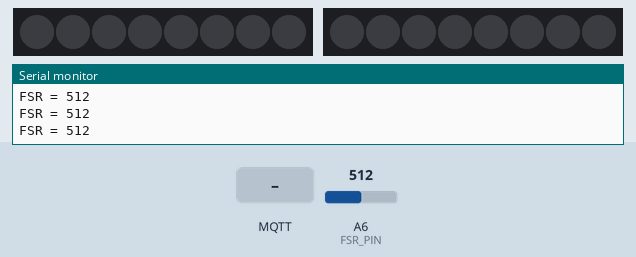
Bench run of a sketch on a simulated Arduino MKR. On the bench: 2 × 8 RGB LEDs in strip order, left to right, the last lines printed to the serial monitor. The test bench sets the inputs (shaded band); at power-on: A6 (FSR_PIN) = 512 (analog values on the 0–1023 scale). WiFi joins after 1.5 s; servers stay silent unless stated; no MQTT or app messages arrive unless stated.

Above: at 4.7 s.
4.8 s: MQTT message "off" arrives on the first subscribed topic
At 4.97 s:
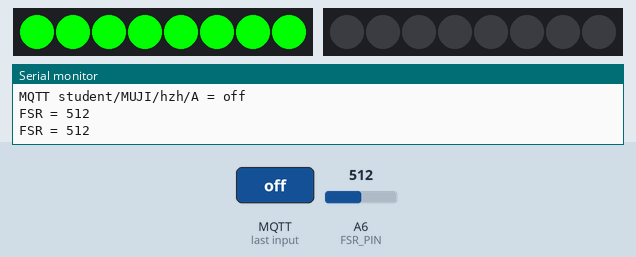
7.8 s: MQTT message "on" arrives on the second subscribed topic
At 8.5 s:
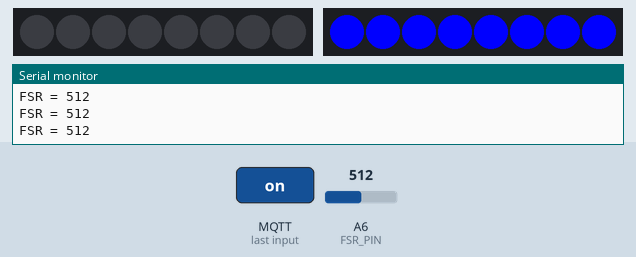
9.3 s: MQTT message "on" arrives on the first subscribed topic
At 10.0 s:
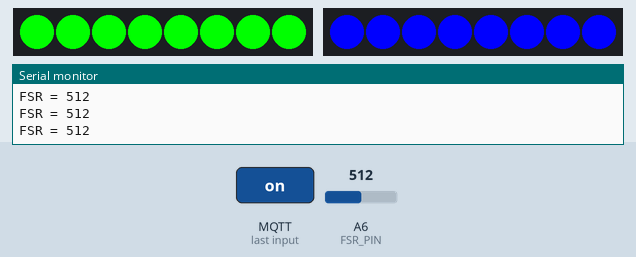
Timing chart, 0 to 12.3 s (numbered marks = the images above; inputs shaded):
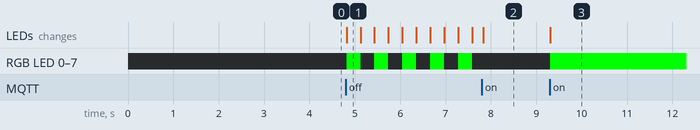

The sketch:

mqtt_C.ino
```cpp
#include <WiFiNINA.h>
#include <PubSubClient.h>
#include <Adafruit_NeoPixel.h>

// ========= WiFi =========
char ssid[] = "CE-Hub-Student";
char pass[] = "casa-ce-gagarin-public-service";

// ========= MQTT =========
const char* mqtt_host = "mqtt.cetools.org";
const int   mqtt_port = 1884;
const char* mqtt_user = "student";
const char* mqtt_pass = "ce2021-mqtt-forget-whale";

// ========= Topics =========
const char* pub_topic_C = "student/MUJI/hzh/C";
const char* sub_topic_A = "student/MUJI/hzh/A";
const char* sub_topic_B = "student/MUJI/hzh/B";

WiFiClient wifiClient;
PubSubClient mqttClient(wifiClient);

// ========= FSR =========
const int FSR_PIN = A6;

// Pressure detected  -> ON
// No pressure        -> OFF
const int PRESS_ON_THRESHOLD    = 320;
const int RELEASE_OFF_THRESHOLD = 260;

const int REQUIRED_STABLE_COUNT = 3;

const int SAMPLE_COUNT = 10;
const int SAMPLE_DELAY_MS = 3;

// ========= LED =========
#define LED1_PIN 6
#define LED2_PIN 7
#define LED_COUNT 8

Adafruit_NeoPixel led1(LED_COUNT, LED1_PIN, NEO_GRB + NEO_KHZ800);  // controlled by topic A
Adafruit_NeoPixel led2(LED_COUNT, LED2_PIN, NEO_GRB + NEO_KHZ800);  // controlled by topic B

// ========= LED State Machine =========
enum LedMode {
  LED_OFF,
  LED_ON,
  LED_BLINKING_OFF
};

// LED1 -> topic A -> green
LedMode led1Mode = LED_OFF;
unsigned long led1BlinkStartMs = 0;
unsigned long led1LastToggleMs = 0;
bool led1BlinkVisible = false;

// LED2 -> topic B -> blue
LedMode led2Mode = LED_OFF;
unsigned long led2BlinkStartMs = 0;
unsigned long led2LastToggleMs = 0;
bool led2BlinkVisible = false;

const unsigned long BLINK_DURATION_MS = 3000;
const unsigned long BLINK_INTERVAL_MS = 250;

// ========= FSR State =========
bool currentStateCOn = false;   // true = pressure detected = ON
bool lastSentStateCOn = false;

int pressStableCount = 0;
int releaseStableCount = 0;

unsigned long lastPublishMs = 0;
const unsigned long republishInterval = 5000;

// ===== Helper: set full strip color =====
void setStripColor(Adafruit_NeoPixel &strip, uint32_t color) {
  for (int i = 0; i < LED_COUNT; i++) {
    strip.setPixelColor(i, color);
  }
  strip.show();
}

// ===== Render LED1 based on current mode =====
void renderLed1() {
  if (led1Mode == LED_ON) {
    setStripColor(led1, led1.Color(0, 255, 0));
  }
  else if (led1Mode == LED_OFF) {
    setStripColor(led1, led1.Color(0, 0, 0));
  }
  else if (led1Mode == LED_BLINKING_OFF) {
    if (led1BlinkVisible)
      setStripColor(led1, led1.Color(0, 255, 0));
    else
      setStripColor(led1, led1.Color(0, 0, 0));
  }
}

// ===== Render LED2 based on current mode =====
void renderLed2() {
  if (led2Mode == LED_ON) {
    setStripColor(led2, led2.Color(0, 0, 255));
  }
  else if (led2Mode == LED_OFF) {
    setStripColor(led2, led2.Color(0, 0, 0));
  }
  else if (led2Mode == LED_BLINKING_OFF) {
    if (led2BlinkVisible)
      setStripColor(led2, led2.Color(0, 0, 255));
    else
      setStripColor(led2, led2.Color(0, 0, 0));
  }
}

// ===== Topic A received ON =====
void led1TurnOn() {
  led1Mode = LED_ON;
  led1BlinkVisible = true;
  renderLed1();
}

// ===== Topic A received OFF =====
void led1StartBlinkingOff() {
  led1Mode = LED_BLINKING_OFF;
  led1BlinkStartMs = millis();
  led1LastToggleMs = millis();
  led1BlinkVisible = true;
  renderLed1();
}

// ===== Topic B received ON =====
void led2TurnOn() {
  led2Mode = LED_ON;
  led2BlinkVisible = true;
  renderLed2();
}

// ===== Topic B received OFF =====
void led2StartBlinkingOff() {
  led2Mode = LED_BLINKING_OFF;
  led2BlinkStartMs = millis();
  led2LastToggleMs = millis();
  led2BlinkVisible = true;
  renderLed2();
}

// ===== Update blinking logic in loop =====
void updateBlinkingLEDs() {
  unsigned long now = millis();

  // LED1
  if (led1Mode == LED_BLINKING_OFF) {
    if (now - led1BlinkStartMs >= BLINK_DURATION_MS) {
      led1Mode = LED_OFF;
      led1BlinkVisible = false;
      renderLed1();
    }
    else if (now - led1LastToggleMs >= BLINK_INTERVAL_MS) {
      led1BlinkVisible = !led1BlinkVisible;
      led1LastToggleMs = now;
      renderLed1();
    }
  }

  // LED2
  if (led2Mode == LED_BLINKING_OFF) {
    if (now - led2BlinkStartMs >= BLINK_DURATION_MS) {
      led2Mode = LED_OFF;
      led2BlinkVisible = false;
      renderLed2();
    }
    else if (now - led2LastToggleMs >= BLINK_INTERVAL_MS) {
      led2BlinkVisible = !led2BlinkVisible;
      led2LastToggleMs = now;
      renderLed2();
    }
  }
}

// ===== MQTT callback =====
void onMqttMessage(char* topic, byte* payload, unsigned int length) {
  String topicStr = String(topic);
  String msg = "";

  for (unsigned int i = 0; i < length; i++) {
    msg += (char)payload[i];
  }

  msg.trim();

  Serial.print("MQTT ");
  Serial.print(topicStr);
  Serial.print(" = ");
  Serial.println(msg);

  // Topic A controls LED1
  if (topicStr == sub_topic_A) {
    if (msg == "on") {
      led1TurnOn();
    }
    else if (msg == "off") {
      led1StartBlinkingOff();
    }
  }

  // Topic B controls LED2
  if (topicStr == sub_topic_B) {
    if (msg == "on") {
      led2TurnOn();
    }
    else if (msg == "off") {
      led2StartBlinkingOff();
    }
  }
}

// ===== Connect WiFi =====
void connectWiFi() {
  while (WiFi.status() != WL_CONNECTED) {
    Serial.print("Connecting WiFi...");
    WiFi.begin(ssid, pass);
    delay(2000);
  }

  Serial.println("WiFi connected");
}

// ===== Connect MQTT =====
void connectMQTT() {
  mqttClient.setServer(mqtt_host, mqtt_port);
  mqttClient.setCallback(onMqttMessage);

  while (!mqttClient.connected()) {
    String clientId = "MKR1010-";
    clientId += String((uint32_t)WiFi.localIP(), HEX);

    if (mqttClient.connect(clientId.c_str(), mqtt_user, mqtt_pass)) {
      Serial.println("MQTT connected");
      mqttClient.subscribe(sub_topic_A);
      mqttClient.subscribe(sub_topic_B);
    }
    else {
      Serial.print("MQTT failed rc=");
      Serial.println(mqttClient.state());
      delay(2000);
    }
  }
}

// ===== Read averaged FSR value =====
int readFSR() {
  long sum = 0;

  for (int i = 0; i < SAMPLE_COUNT; i++) {
    sum += analogRead(FSR_PIN);
    delay(SAMPLE_DELAY_MS);
  }

  return sum / SAMPLE_COUNT;
}

// ===== Publish C =====
void publishStateC(bool stateOn) {
  const char* payload = stateOn ? "on" : "off";

  Serial.print("Publish C = ");
  Serial.println(payload);

  mqttClient.publish(pub_topic_C, payload, true);
}

// ===== FSR debounce logic =====
// true  -> pressure detected -> ON
// false -> no pressure       -> OFF
void updateFSRState(int fsrValue) {
  if (!currentStateCOn) {
    // Currently OFF, check whether it should become ON
    if (fsrValue >= PRESS_ON_THRESHOLD) {
      pressStableCount++;
      releaseStableCount = 0;

      if (pressStableCount >= REQUIRED_STABLE_COUNT) {
        currentStateCOn = true;
        pressStableCount = 0;
        releaseStableCount = 0;
      }
    }
    else {
      pressStableCount = 0;
    }
  }
  else {
    // Currently ON, check whether it should become OFF
    if (fsrValue <= RELEASE_OFF_THRESHOLD) {
      releaseStableCount++;
      pressStableCount = 0;

      if (releaseStableCount >= REQUIRED_STABLE_COUNT) {
        currentStateCOn = false;
        pressStableCount = 0;
        releaseStableCount = 0;
      }
    }
    else {
      releaseStableCount = 0;
    }
  }
}

void setup() {
  Serial.begin(115200);
  while (!Serial) {}

  analogReadResolution(10);

  led1.begin();
  led2.begin();

  led1.setBrightness(255);
  led2.setBrightness(255);

  led1.clear();
  led2.clear();
  led1.show();
  led2.show();

  connectWiFi();
  connectMQTT();

  int fsrValue = readFSR();
  int midThreshold = (PRESS_ON_THRESHOLD + RELEASE_OFF_THRESHOLD) / 2;

  currentStateCOn = (fsrValue >= midThreshold);
  lastSentStateCOn = currentStateCOn;

  publishStateC(currentStateCOn);
  lastPublishMs = millis();

  renderLed1();
  renderLed2();
}

void loop() {
  if (WiFi.status() != WL_CONNECTED)
    connectWiFi();

  if (!mqttClient.connected())
    connectMQTT();

  mqttClient.loop();

  int fsrValue = readFSR();

  Serial.print("FSR = ");
  Serial.println(fsrValue);

  updateFSRState(fsrValue);

  unsigned long now = millis();

  if (currentStateCOn != lastSentStateCOn) {
    publishStateC(currentStateCOn);
    lastSentStateCOn = currentStateCOn;
    lastPublishMs = now;
  }

  if (now - lastPublishMs >= republishInterval) {
    publishStateC(currentStateCOn);
    lastPublishMs = now;
  }

  updateBlinkingLEDs();

  delay(30);
}
```

Measured:
- after the input at 4.8 s, RGB LED 0–7: alternates RGB(0, 255, 0) for 0.31 s and off for 0.31 s, starting at once; the LEDs: change at once (image 1)
- after the input at 7.8 s, the LEDs: change at once (image 2)
- after the input at 9.3 s, RGB LED 0–7: off → RGB(0, 255, 0) at once; the LEDs: change at once (image 3)
